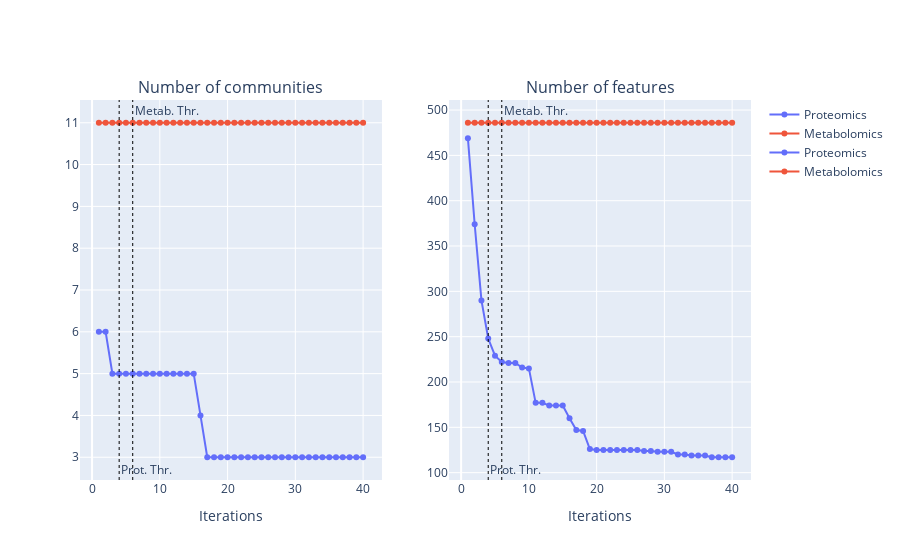

The notebook cell this image was saved under:
### Code cell
i = 40


fig = make_subplots(rows=1, cols=2, subplot_titles=['Number of communities', 'Number of features'])

fig.add_trace(go.Scatter(
    x=np.arange(1,i+1),
    y=[len(i) for i in qqcoms][:i],
    mode='lines+markers',
    name='Proteomics', marker_color=palette[0]
), col=1, row=1)
fig.add_trace(go.Scatter(
    x=np.arange(1,i+1),
    y=[len(i) for i in mmcoms][:i],
    mode='lines+markers',
    name='Metabolomics', marker_color=palette[1]
), col=1, row=1)

fig.add_trace(go.Scatter(
    x=np.arange(1,i+1),
    y=[sum([len(j) for j in i]) for i in qqcoms][:i],
    mode='lines+markers',
    name='Proteomics', marker_color=palette[0]
), col=2, row=1)
fig.add_trace(go.Scatter(
    x=np.arange(1,i+1),
    y=[sum([len(j) for j in i]) for i in mmcoms][:i],
    mode='lines+markers',
    name='Metabolomics', marker_color=palette[1]
), col=2, row=1)

fig.add_vline(x=qqThr+1,line_width=1, line_dash="dot", line_color="black", 
              annotation_text='Prot. Thr.', annotation_position='bottom right')
fig.add_vline(x=mmThr+1,line_width=1, line_dash="dot", line_color="black", 
              annotation_text='Metab. Thr.', annotation_position='top right')

fig.update_xaxes(title='Iterations')

fig.show()
with open(file, 'a') as f:
    f.write(fig.to_html(full_html=False, include_plotlyjs='cdn', default_height='50%', default_width='80%'))

### Figure 1 — Plotly figure (JSON) as saved in the notebook; plotly's stock layout.template omitted (floating-point values rounded to 4 significant figures)
{"data": [{"marker": {"color": "#636EFA"}, "mode": "lines+markers", "name": "Proteomics", "type": "scatter", "x": [1, 2, 3, 4, 5, 6, 7, 8, 9, 10, 11, 12, 13, 14, 15, 16, 17, 18, 19, 20, 21, 22, 23, 24, 25, 26, 27, 28, 29, 30, 31, 32, 33, 34, 35, 36, 37, 38, 39, 40], "xaxis": "x", "y": [6, 6, 5, 5, 5, 5, 5, 5, 5, 5, 5, 5, 5, 5, 5, 4, 3, 3, 3, 3, 3, 3, 3, 3, 3, 3, 3, 3, 3, 3, 3, 3, 3, 3, 3, 3, 3, 3, 3, 3], "yaxis": "y"}, {"marker": {"color": "#EF553B"}, "mode": "lines+markers", "name": "Metabolomics", "type": "scatter", "x": [1, 2, 3, 4, 5, 6, 7, 8, 9, 10, 11, 12, 13, 14, 15, 16, 17, 18, 19, 20, 21, 22, 23, 24, 25, 26, 27, 28, 29, 30, 31, 32, 33, 34, 35, 36, 37, 38, 39, 40], "xaxis": "x", "y": [11, 11, 11, 11, 11, 11, 11, 11, 11, 11, 11, 11, 11, 11, 11, 11, 11, 11, 11, 11, 11, 11, 11, 11, 11, 11, 11, 11, 11, 11, 11, 11, 11, 11, 11, 11, 11, 11, 11, 11], "yaxis": "y"}, {"marker": {"color": "#636EFA"}, "mode": "lines+markers", "name": "Proteomics", "type": "scatter", "x": [1, 2, 3, 4, 5, 6, 7, 8, 9, 10, 11, 12, 13, 14, 15, 16, 17, 18, 19, 20, 21, 22, 23, 24, 25, 26, 27, 28, 29, 30, 31, 32, 33, 34, 35, 36, 37, 38, 39, 40], "xaxis": "x2", "y": [469, 374, 290, 248, 229, 222, 221, 221, 216, 215, 177, 177, 174, 174, 174, 160, 147, 146, 126, 125, 125, 125, 125, 125, 125, 125, 124, 124, 123, 123, 123, 120, 120, 119, 119, 119, 117, 117, 117, 117], "yaxis": "y2"}, {"marker": {"color": "#EF553B"}, "mode": "lines+markers", "name": "Metabolomics", "type": "scatter", "x": [1, 2, 3, 4, 5, 6, 7, 8, 9, 10, 11, 12, 13, 14, 15, 16, 17, 18, 19, 20, 21, 22, 23, 24, 25, 26, 27, 28, 29, 30, 31, 32, 33, 34, 35, 36, 37, 38, 39, 40], "xaxis": "x2", "y": [486, 486, 486, 486, 486, 486, 486, 486, 486, 486, 486, 486, 486, 486, 486, 486, 486, 486, 486, 486, 486, 486, 486, 486, 486, 486, 486, 486, 486, 486, 486, 486, 486, 486, 486, 486, 486, 486, 486, 486], "yaxis": "y2"}], "layout": {"annotations": [{"font": {"size": 16}, "showarrow": false, "text": "Number of communities", "x": 0.225, "xanchor": "center", "xref": "paper", "y": 1, "yanchor": "bottom", "yref": "paper"}, {"font": {"size": 16}, "showarrow": false, "text": "Number of features", "x": 0.775, "xanchor": "center", "xref": "paper", "y": 1, "yanchor": "bottom", "yref": "paper"}, {"showarrow": false, "text": "Prot. Thr.", "x": 4, "xanchor": "left", "xref": "x", "y": 0, "yanchor": "bottom", "yref": "y domain"}, {"showarrow": false, "text": "Prot. Thr.", "x": 4, "xanchor": "left", "xref": "x2", "y": 0, "yanchor": "bottom", "yref": "y2 domain"}, {"showarrow": false, "text": "Metab. Thr.", "x": 6, "xanchor": "left", "xref": "x", "y": 1, "yanchor": "top", "yref": "y domain"}, {"showarrow": false, "text": "Metab. Thr.", "x": 6, "xanchor": "left", "xref": "x2", "y": 1, "yanchor": "top", "yref": "y2 domain"}], "shapes": [{"line": {"color": "black", "dash": "dot", "width": 1}, "type": "line", "x0": 4, "x1": 4, "xref": "x", "y0": 0, "y1": 1, "yref": "y domain"}, {"line": {"color": "black", "dash": "dot", "width": 1}, "type": "line", "x0": 4, "x1": 4, "xref": "x2", "y0": 0, "y1": 1, "yref": "y2 domain"}, {"line": {"color": "black", "dash": "dot", "width": 1}, "type": "line", "x0": 6, "x1": 6, "xref": "x", "y0": 0, "y1": 1, "yref": "y domain"}, {"line": {"color": "black", "dash": "dot", "width": 1}, "type": "line", "x0": 6, "x1": 6, "xref": "x2", "y0": 0, "y1": 1, "yref": "y2 domain"}], "xaxis": {"anchor": "y", "domain": [0, 0.45], "title": {"text": "Iterations"}}, "xaxis2": {"anchor": "y2", "domain": [0.55, 1], "title": {"text": "Iterations"}}, "yaxis": {"anchor": "x", "domain": [0, 1]}, "yaxis2": {"anchor": "x2", "domain": [0, 1]}}}
